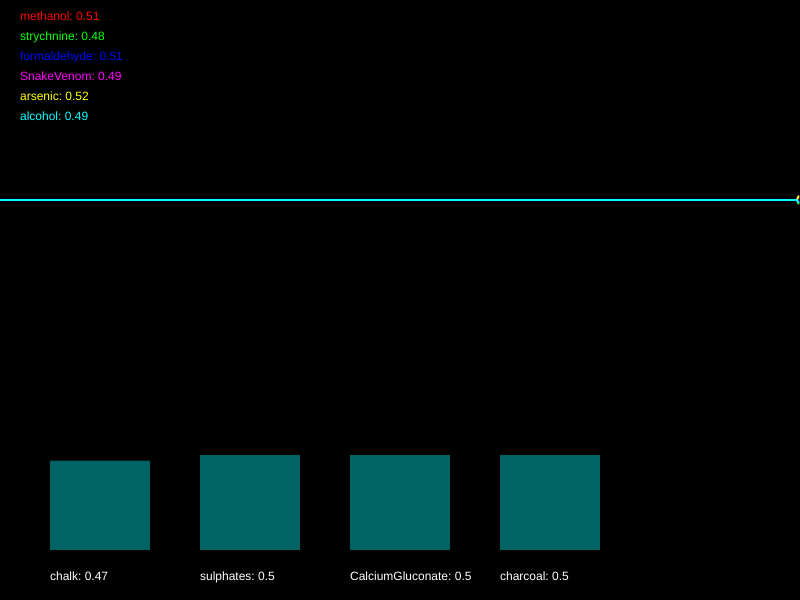
Frame 1 (no input)
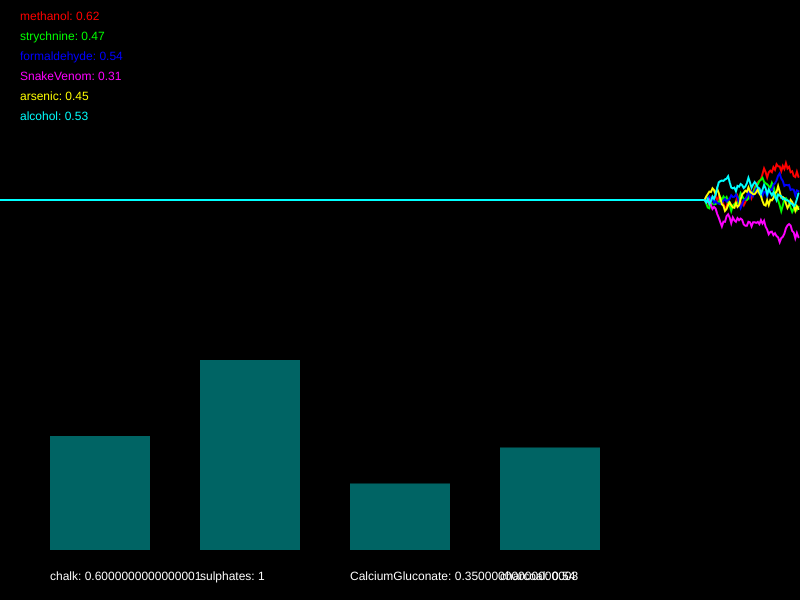
Frame 60 (no input)
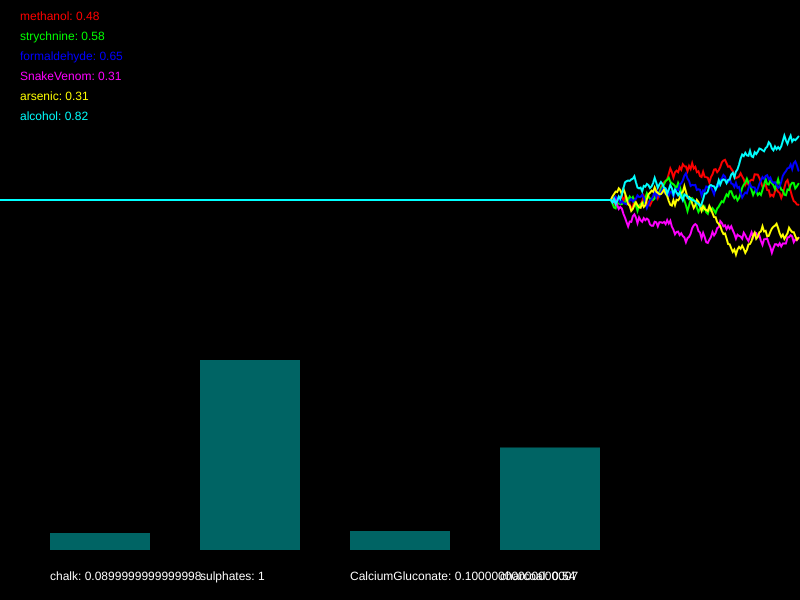
Frame 120 (the mouse pressed at the canvas centre since frame 60)

The p5.js sketch that drew these frames (run headless with seeded random() and noise() and a simulated clock; from frame 60 on, the mouse is pressed at the canvas centre):

// p5.js sketch
// ── sketch.js
/*

Officer: 5148740
CaseNum: 401-2-70851433-5148740

Case 401 - The Case of Norbert's Weiner Stand
Stage 3 - Bilious bagel

As I suspected Norbert has struck again. Ever inventive he’s set up a bagel stand and has laced the cream cheese with an ingenious but vicious toxin. This one is quite deadly so get yourself down to the lab right away.

You must develop the antidote by using conditional statements in the draw loop to do the following.

	- If alcohol goes above 0.37, strychnine dips below 0.7, and also formaldehyde dips below 0.57, try decreasing chalk by 0.03
	- When arsenic goes above 0.43 and methanol goes above 0.58, increase chalk by 0.04
	- When alcohol dips below 0.52 and formaldehyde dips below 0.47, try decreasing sulphates by 0.05
	- When SnakeVenom dips below 0.39, or on the other hand, methanol dips below 0.27 and strychnine goes above 0.47, raise sulphates by 0.05
	- If formaldehyde dips below 0.41 or strychnine dips below 0.45, try decreasing CalciumGluconate by 0.05
	- When methanol goes above 0.26, arsenic goes above 0.49, and also SnakeVenom dips below 0.25, raise CalciumGluconate by 0.05
	- If formaldehyde goes above 0.68 and methanol goes above 0.62, try decreasing charcoal by 0.04
	- When strychnine goes above 0.61 and SnakeVenom dips below 0.75, increase charcoal by 0.04


Your conditional statements should consider the following poisons:

	- methanol
	- strychnine
	- formaldehyde
	- SnakeVenom
	- arsenic
	- alcohol


Your conditional statements should modify the following antidotes:

	- chalk
	- sulphates
	- CalciumGluconate
	- charcoal


- There are many ways to complete this task but you should only use the following commands:

	if(){}
	>
	<
	&&
	||
	+=
	-=

*/

//Declare the poison variables
var methanol;
var strychnine;
var formaldehyde;
var SnakeVenom;
var arsenic;
var alcohol;


//Declare the antidote variables
var chalk;
var sulphates;
var CalciumGluconate;
var charcoal;


//This variable is used for drawing the graph
var graphs;


function setup()
{

	createCanvas(800,600);
	strokeWeight(2);

	//initialise the poisons and antidotes
	methanol = 0.5;
	strychnine = 0.5;
	formaldehyde = 0.5;
	SnakeVenom = 0.5;
	arsenic = 0.5;
	alcohol = 0.5;
	chalk = 0.5;
	sulphates = 0.5;
	CalciumGluconate = 0.5;
	charcoal = 0.5;


	//fills the graph with empty values
	graphs = [];

	for(var i = 0; i < 6; i++)
	{
		graphs.push([]);
		for(var j = 0; j < 512; j++)
		{
			graphs[i].push(0.5);
		}
	}

}

function draw()
{

	//Develop the antidote below
	// - If alcohol goes above 0.37, strychnine dips below 0.7, and also formaldehyde dips below 0.57, try decreasing chalk by 0.03
	if (alcohol > 0.37 && strychnine < 0.7 && formaldehyde < 0.57) {
		chalk -= 0.03;
	}

	// - When arsenic goes above 0.43 and methanol goes above 0.58, increase chalk by 0.04
	if (arsenic > 0.43 && methanol > 0.58) {
		chalk += 0.04;
	}

	// - When alcohol dips below 0.52 and formaldehyde dips below 0.47, try decreasing sulphates by 0.05
	if (alcohol < 0.52 && formaldehyde < 0.47) {
		sulphates -= 0.05;
	}

	// - When SnakeVenom dips below 0.39, or on the other hand, methanol dips below 0.27 and strychnine goes above 0.47, raise sulphates by 0.05
	if (SnakeVenom < 0.39 || (methanol < 0.27 && strychnine > 0.47)) {
		sulphates += 0.05;
	}

	// - If formaldehyde dips below 0.41 or strychnine dips below 0.45, try decreasing CalciumGluconate by 0.05
	if (formaldehyde < 0.41 || strychnine < 0.45) {
		CalciumGluconate -= 0.05;
	}

	// - When methanol goes above 0.26, arsenic goes above 0.49, and also SnakeVenom dips below 0.25, raise CalciumGluconate by 0.05
	if (methanol > 0.26 && arsenic > 0.49 && SnakeVenom < 0.25) {
		CalciumGluconate += 0.05;
	}

	// - If formaldehyde goes above 0.68 and methanol goes above 0.62, try decreasing charcoal by 0.04
	if (formaldehyde > 0.68 && methanol > 0.62) {
		charcoal -= 0.04;
	}

	// - When strychnine goes above 0.61 and SnakeVenom dips below 0.75, increase charcoal by 0.04
	if (strychnine > 0.61 && SnakeVenom < 0.75) {
		charcoal += 0.04;
	}




	//////////////////////////////////////////////////////

	//the code below generates new values using random numbers

	/*
		For testing, you might want to temporarily comment out
		these lines and set the same variables to constant values
		instead.
	*/

	methanol = nextValue(graphs[0],methanol);
	strychnine = nextValue(graphs[1],strychnine);
	formaldehyde = nextValue(graphs[2],formaldehyde);
	SnakeVenom = nextValue(graphs[3],SnakeVenom);
	arsenic = nextValue(graphs[4],arsenic);
	alcohol = nextValue(graphs[5],alcohol);


	chalk = constrain(chalk, 0, 1);
	sulphates = constrain(sulphates, 0, 1);
	CalciumGluconate = constrain(CalciumGluconate, 0, 1);
	charcoal = constrain(charcoal, 0, 1);


	///////// DO NOT CHANGE THE CODE BELOW ///////////

	//drawing code

	// set background
	background(0);
	noFill();

	//draw the graphs for the vitals
	var colors = [
	color(255, 0, 0),
	color(0, 255, 0),
	color(0, 0, 255),
	color(255, 0, 255),
	color(255, 255, 0),
	color(0, 255, 255)
	];

	for(var i = 0; i < graphs.length; i++)
	{
		stroke(colors[i]);
		drawGraph(graphs[i]);
	}

	//draw the poisons as text
	noStroke();
	fill(colors[0]);
	text('methanol: ' + nf(methanol,1,2), 20,20);
	fill(colors[1]);
	text('strychnine: ' + nf(strychnine,1,2), 20,40);
	fill(colors[2]);
	text('formaldehyde: ' + nf(formaldehyde,1,2), 20,60);
	fill(colors[3]);
	text('SnakeVenom: ' + nf(SnakeVenom,1,2), 20,80);
	fill(colors[4]);
	text('arsenic: ' + nf(arsenic,1,2), 20,100);
	fill(colors[5]);
	text('alcohol: ' + nf(alcohol,1,2), 20,120);


	//draw the antidotes bar chart
	drawBar(chalk,50,'chalk');
	drawBar(sulphates,200,'sulphates');
	drawBar(CalciumGluconate,350,'CalciumGluconate');
	drawBar(charcoal,500,'charcoal');


}

function nextValue(graph, val)
{
	//gets the next value for a vital and puts it in an array for drawing
	var delta = random(-0.03,0.03);

	val += delta;
	if(val > 1 || val < 0)
	{
		delta *= -1;
		val += delta * 2;
	}

	graph.push(val)
	graph.shift();
	return val;
}

function drawGraph(graph)
{
	//draws an array as a graph
	beginShape();
	for(var i = 0; i < graph.length; i++)
	{
			vertex(width * i/512, height * 0.5 - graph[i]* height/3)
	}
	endShape();
}


function drawBar(val, x, name)
{
	//draws the bars for bar chart
    noStroke();
    fill(0,100,100);
	var mh = height * 0.4 - 50;
	rect(x,(height - 50) - val*mh, 100, val*mh);
    fill(255);
	text(name + ": " + val, x, height - 20);
}
